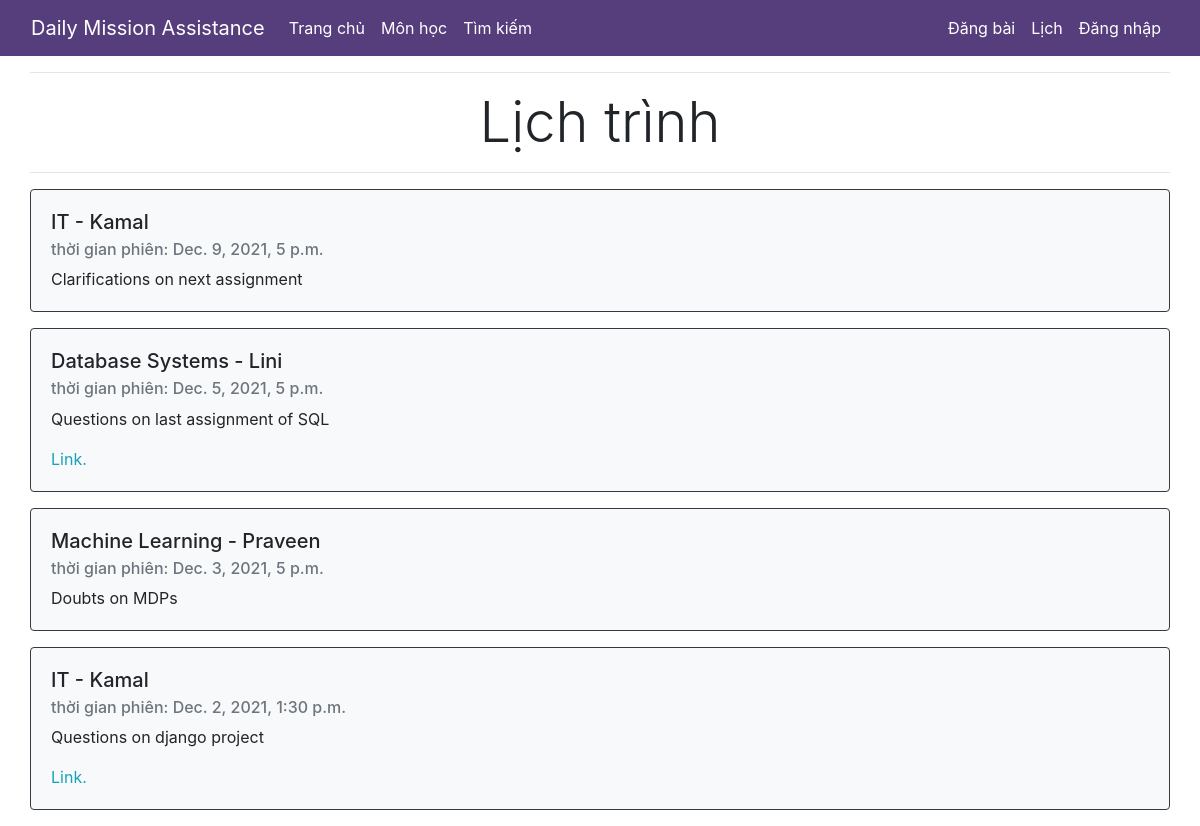
The app's page /doubt_sessions/ with its own data.
### DoubtForum/models.py (models this page shows, shortened)
class DoubtSession(models.Model):
    professor = models.ForeignKey(
        settings.AUTH_USER_MODEL,
        on_delete=models.CASCADE
    )
    body = models.TextField()
    scheduled_for = models.DateTimeField()
    subject = models.ForeignKey('Subject', on_delete=models.CASCADE)
    link_to_session = models.URLField(max_length=50, null=True, blank=True)

class Subject(models.Model):
    name = models.CharField(max_length=20)
    def __str__(self):
        return str(self.name)

### DoubtForum/views.py (the view)
# urls.py: path('doubt_sessions/', doubt_sessions, name='doubt_sessions'),
def doubt_sessions(request):
    sessions = DoubtSession.objects.all().order_by('-scheduled_for')
    context = {
        "sessions": sessions,
    }
    return render(request, "schedule.html", context)

### templates/schedule.html (shortened to what this page needs)
<!DOCTYPE html>
{% extends "base.html" %}
{% block page_content %}
<div class="col-md-12">
    <hr>
        <div class="page-header text-center mt-3">
            <h1 class="display-4">Lịch trình</h1>
        </div>
    <hr>
    {% for session in sessions %}
    <div class="card border-dark bg-light mb-3">
        <div class="card-body">
            <h5 class="card-title">{{ session.subject }} - {{ session.professor }}</h5>
            <h6 class="card-subtitle mb-2 text-muted">
                thời gian phiên: {{ session.scheduled_for }}&nbsp;  </h6>
            <p class="card-text">{{ session.body }}</p>
            {% if session.link_to_session is null or blank%}
            {% else %}
                <a href="{{session.link_to_session}}" class="card-link text-info">Link.</a>&nbsp;
            {% endif %}
        </div>
    </div>
    {% endfor %}
</div>
{% endblock %}

### templates/base.html (shortened to what this page needs)
<!DOCTYPE html>
  <link rel="stylesheet" href="https://stackpath.bootstrapcdn.com/bootstrap/4.1.3/css/bootstrap.min.css">
  <link rel="stylesheet" href="https://cdn.jsdelivr.net/npm/bootstrap-icons@1.3.0/font/bootstrap-icons.css">
  <link rel="stylesheet" href="https://cdnjs.cloudflare.com/ajax/libs/font-awesome/4.7.0/css/font-awesome.min.css">
  <nav class="navbar navbar-expand-lg navbar-dark" style="background-color: #563d7c;">
      <div class="container-fluid">
          <a class="navbar-brand" href="{% url 'home' %}">Daily Mission Assistance</a>
          <div class="collapse navbar-collapse" id="navbarSupportedContent">
            <ul class="navbar-nav mr-auto">
              <li class="nav-item">
                <a class="nav-link active" href="{% url 'home' %}">Trang chủ</a>
              </li>
              <li class="nav-item">
                <a class="nav-link active" href="{% url 'subject_list' %}">Môn học</a>
              </li>
              <li class="nav-item">
                <a class="nav-link active" href="{% url 'search_doubt' %}">Tìm kiếm</a>
              </li>
            </ul>
            <ul class="navbar-nav ml-auto">
              <li class="nav-item">
                <a class="nav-link active" href="{% url 'add_doubt' %}">Đăng bài</a>
              </li>
              <li class="nav-item">
                <a class="nav-link active" href="{% url 'doubt_sessions' %}">Lịch</a>
              </li>
              <li>
                {% if user.is_authenticated %}
                <a class="nav-link active" href="{% url 'logout' %}">Đăng xuất</a>
                {% else %}
                <a class="nav-link active" href="{% url 'login' %}">Đăng nhập</a>
                {% endif %}
              </li>
            </ul>
          </div>
      </div>
  </nav>
  <div class="container-fluid">
      {% block page_content %}{% endblock %}
  </div>

### records on screen
DoubtSession: subject "IT", professor "Kamal", scheduled_for "Dec. 9, 2021, 5 p.m.", body "Clarifications on next assignment"
DoubtSession: subject "Database Systems", professor "Lini", scheduled_for "Dec. 5, 2021, 5 p.m.", body "Questions on last assignment of SQL"
DoubtSession: subject "Machine Learning", professor "Praveen", scheduled_for "Dec. 3, 2021, 5 p.m.", body "Doubts on MDPs"
DoubtSession: subject "IT", professor "Kamal", scheduled_for "Dec. 2, 2021, 1:30 p.m.", body "Questions on django project"
